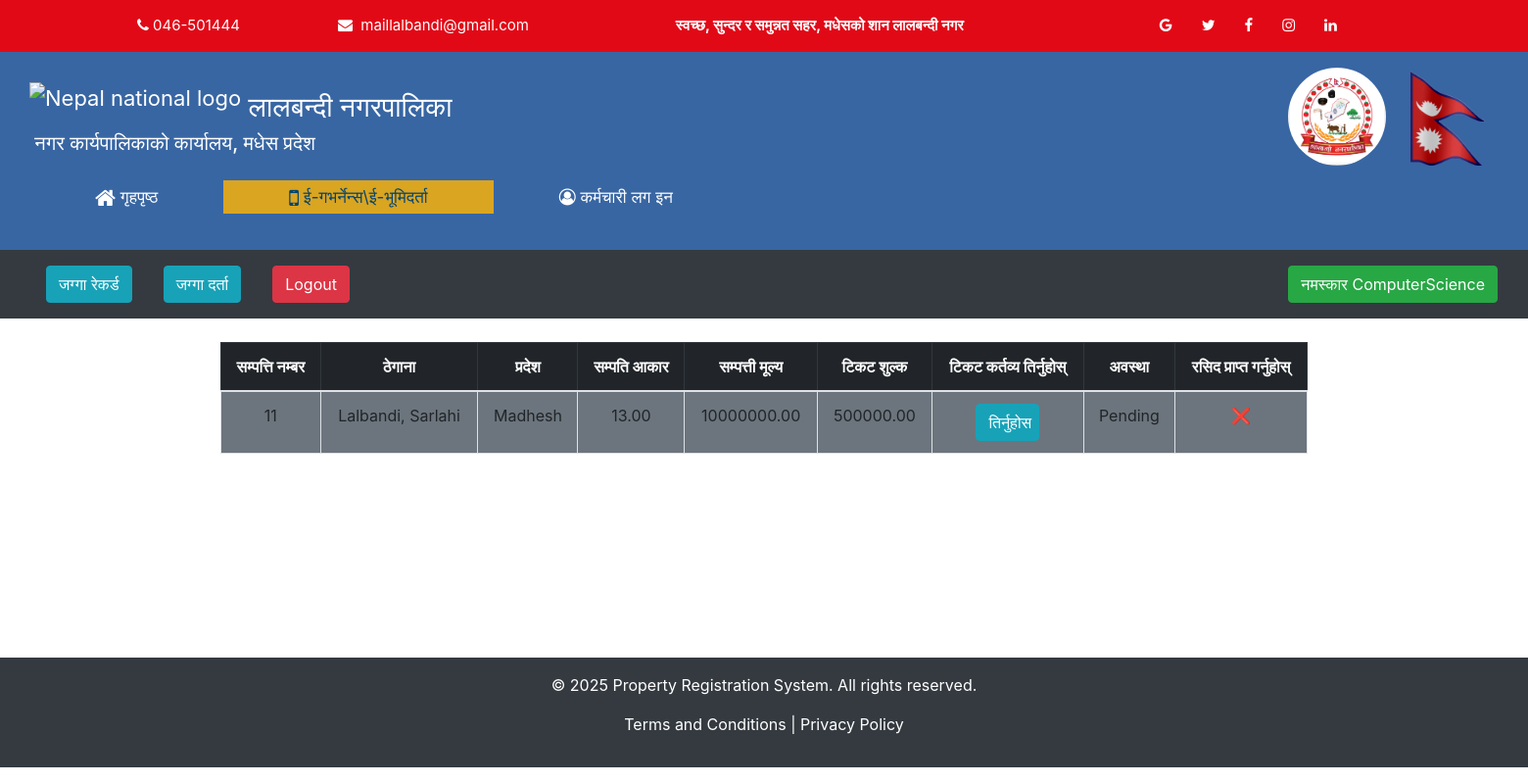
The page /dashboard/ (signed in) on the database its author committed.
### propertymanagement/models.py (models this page shows, shortened)
class Property(models.Model):
    transaction_uuid = models.UUIDField(default=uuid.uuid4, editable=False, unique=True)
    posted_by = models.ForeignKey(User,on_delete=models.CASCADE)
    owner_name = models.CharField(max_length=200)
    address = models.CharField(max_length=200)
    state = models.CharField(max_length=200,choices=[('Koshi','Koshi'),('Madhesh','Madhesh'),('Bagmati','Bagmati'),('Gandaki','Gandaki'),('Lumbini','Lumbini'),('Karnali','Karnali'),('Sudurpaschim','Sudurpaschim')])
    property_size = models.DecimalField(max_digits=10,decimal_places=2)
    property_value = models.DecimalField(max_digits=15,decimal_places=2)
    stamp_duty = models.DecimalField(max_digits=10,decimal_places=2,blank=True,null=True)
    sale_deed = models.FileField(upload_to='documents/')
    status = models.CharField(max_length=20,choices=[('Pending','Pending'),('Approved','Approved'),('Rejected','Rejected')],default='Pending')
    is_paid = models.BooleanField(default=False)

### propertymanagement/views.py (the view)
# urls.py: path('dashboard/',views.dashboard,name='dashboard'),
def dashboard(request):
    mem = Property.objects.filter(posted_by=request.user)
    return render(request,'dashboard.html',{'mem':mem})

### propertymanagement/templates/dashboard.html (shortened to what this page needs)
{% extends "layout.html" %}
 {% load static %}
 {% block body %}
 {% include 'header1.html' %}
<div class="d-flex flex-column min-vh-100">
    <div class="headers">
        <div class="header2-container">
            <div class="page">
                <div class="header2">
                    <div class="middle-header">
                        <div class="logo-left">
                            <img src="{% static 'img/Emblem_of_Nepal.png' %}" alt="Nepal national logo">
                        </div>
                        <div class="center">
                           <h3>&nbsp;लालबन्दी नगरपालिका</h3>
                           <h5>&nbsp;नगर कार्यपालिकाको कार्यालय, मधेस प्रदेश</h5>
                        </div>
                         <div class="logo-right-right">
                            <img src="{% static 'img/flag-nepal.gif' %}" alt="nepal flag">
                        </div>
                        <div class="logo-right">
                            <img src="{% static 'img/lalbandi_municipality.png' %}" alt="lalbandi municipality logo">
                        </div>
                        <nav>
                            <ul>
                                <li><a href="{% url 'home'%}"><i class="fa fa-home fa-lg" aria-hidden="true"></i>&nbsp;गृहपृष्ठ</a></li>
                                <li class="active"><a href="#page-wrap"><i class="fa fa-mobile fa-lg" aria-hidden="true"></i>&nbsp;ई-गभर्नेन्स\ई-भूमिदर्ता</a>
                             </li>
                                <li><a href="#page-wrap"><i class="fa fa-user-circle-o" aria-hidden="true"></i>&nbsp;कर्मचारी लग इन</a></li>
                            </ul>
                        </nav>
                    </div>
                </div>
            </div>
         </div>
    </div>
    {% include 'navbar.html' %}
    <div class="container mt-4">
        <table class="table table-bordered text-center">
            <thead class="table-dark">
                <tr>
                    <th scope="col">सम्पत्ति नम्बर</th>
                    <th scope="col">ठेगाना</th>
                    <th scope="col">प्रदेश </th>
                    <th scope="col">सम्पति आकार</th>
                    <th scope="col">सम्पत्ती मूल्य</th>
                    <th scope="col">टिकट शुल्क</th>
                    <th scope="col">टिकट कर्तव्य तिर्नुहोस्</th>
                    <th scope="col">अवस्था</th>
                    <th scope="col">रसिद प्राप्त गर्नुहोस्</th>
                </tr>
            </thead>
            <tbody class="bg-secondary">
                {% for property in mem %}
                <tr>
                    <td>{{property.id}}</td>
                    <td>{{ property.address }}</td>
                    <td>{{ property.state }}</td>
                    <td>{{ property.property_size }}</td>
                    <td>{{ property.property_value }}</td>
                    <td>{{ property.stamp_duty }}</td>
                    <td>
                        {% if property.is_paid %}
                        <p>Already paid</p>
                        {% else %}
                        <a href="{% url 'payment' property.id %}"><button type="submit"
                                class="btn btn-info w-50">तिर्नुहोस </button></a>
                        {% endif %}
                    </td>
                    <td>{{property.status}}</td>
                    {% if property.status == 'Approved' %}
                    <td><a href="{% url 'generate_certificate' property.id %}"><button>Get certificate</button></a></td>
                    {% else %}
                    <td>❌</td>
                    {% endif %}
                </tr>
                {% endfor %}
            </tbody>
        </table>
    </div>
</div>
<br><br><br><br><br><br><br><br>
{% include 'footer.html' %}
{% endblock %}

### propertymanagement/templates/navbar.html
<nav class="navbar navbar-expand-lg navbar-dark bg-dark w-100">
    <div class="container-fluid d-flex justify-content-between">
        <div class="d-flex">
            <a class="nav-item nav-link text-white" href="{% url 'dashboard' %}"><button type="submit"
                class="btn btn-info w-130">जग्गा रेकर्ड</button></a>
            <a class="nav-item nav-link text-white" href="{% url 'register_property' %}"><button type="submit"
                class="btn btn-info w-130">जग्गा दर्ता</button></a>
            <a class="nav-item nav-link text-white" href="{% url 'logout' %}"><button type="submit"
                class="btn btn-danger w-70">Logout</button></a>
        </div>
        <p class="text-white mb-0 ms-auto"><button type="submit"
            class="btn btn-success w-330">नमस्कार {{request.user}}</button></p>
    </div>
</nav>

### propertymanagement/static/css/style.css (style rules this page uses)
* { margin: 0; padding: 0; box-sizing: border-box; }
body { font-family: lato; }
.page { background: #fff; width: 1580px; margin: auto; }
.header2-container { background: #3866a3; padding: 10px 0; }
.middle-header { background: #3866a3; padding: 10px; color: #fff; font-size: 22px; }
.header2 { background: #3866a3; padding: 20px; color: #fff; font-size: 22px; }
.logo-left { float: left; }
.logo-left img { width: 100px; height: 100px; margin-top: -20px; }
.logo-right { float: right; margin-left:20px; margin-top:-20px; }
.logo-right img { width: 100px; height: 100px; margin-top:-90px; border-radius: 50%; margin-left:30px ; }
.logo-right-right { float: right; margin-top: -20px; padding-right: 30px; }
.logo-right-right img { width: 100px; height: 100px; margin-top:-90px; padding-left: 20px; margin-left: 5px; }
nav { float: left; padding-top:10px; font-size: 17px; }
nav ul { list-style: none; }
nav ul li { float: left; }
nav ul li a { text-decoration: none; padding: 7px 67px; color: #fff; }
.active a, nav ul li a:hover { color: #044470; background: goldenrod; text-decoration: none; }
nav ul li:nth-last-child(2) { position: relative; }

### rows shown on the page
Property: id "11", address "Lalbandi, Sarlahi", state "Madhesh", property_size "13.00", property_value "10000000.00", stamp_duty "500000.00", is_paid "तिर्नुहोस", status "Pending"

### other values the page prints
{{ request.user }} "ComputerScience"
